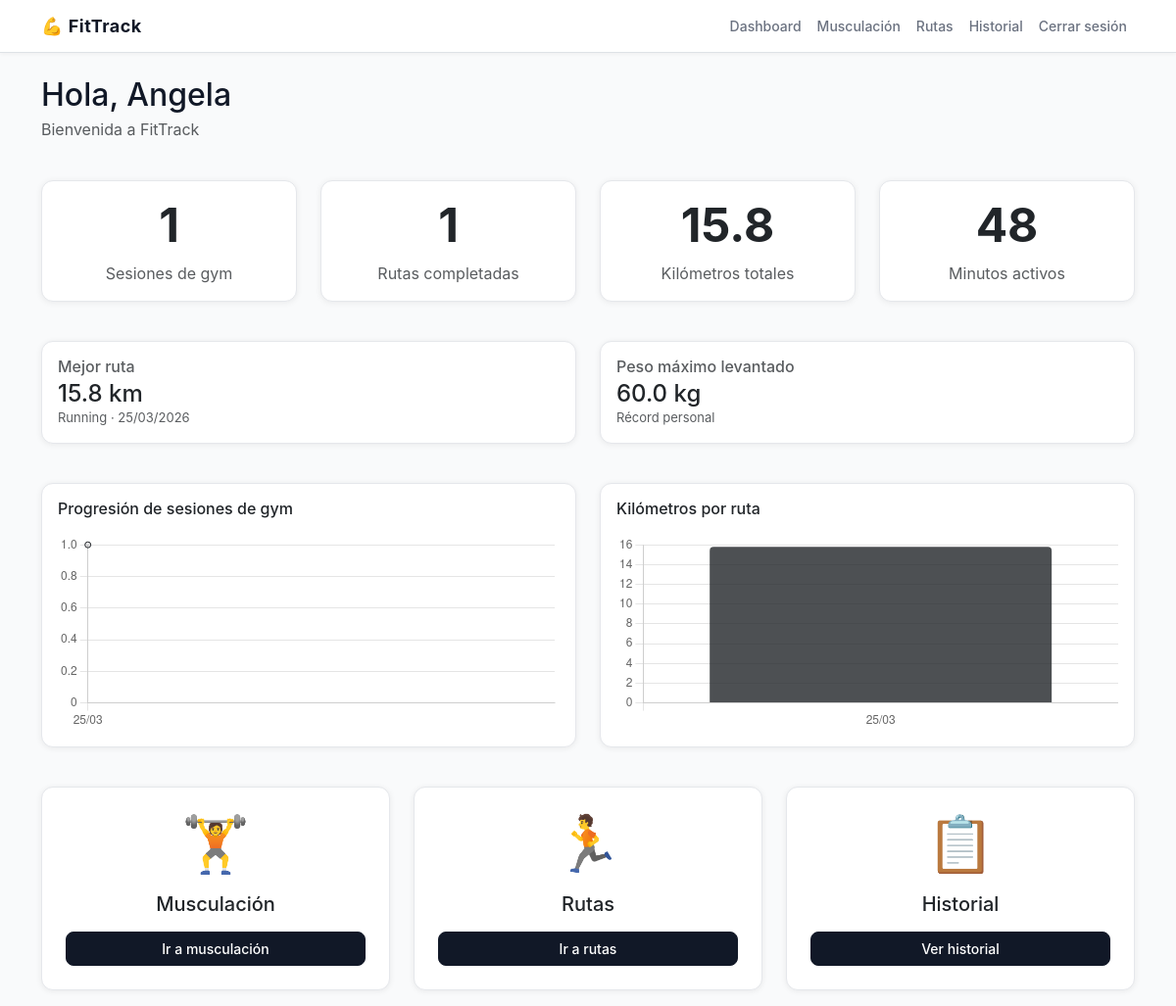
Page /dashboard/ (signed in) on the earlier database version.
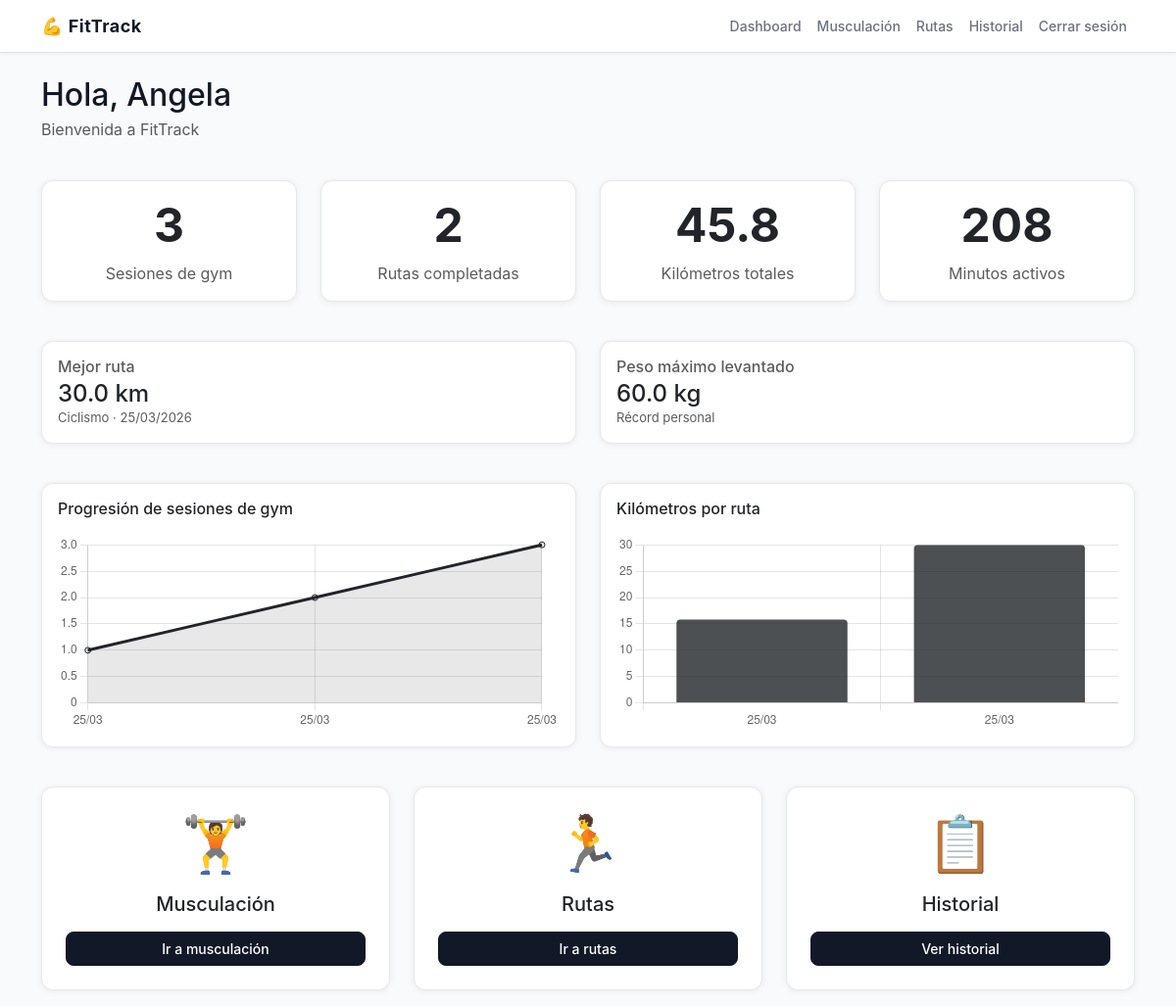
Same page on the later database version.
### app/models.py (models this page shows)
class Ruta(db.Model):
    __tablename__ = 'rutas'
    id = db.Column(db.Integer, primary_key=True)
    usuario_id = db.Column(db.Integer, db.ForeignKey('usuarios.id'), nullable=False)
    fecha = db.Column(db.DateTime, default=datetime.utcnow)
    tipo = db.Column(db.String(20), nullable=False)
    distancia_km = db.Column(db.Float, nullable=False)
    duracion_min = db.Column(db.Integer, nullable=False)
    notas = db.Column(db.Text)

### app/blueprints/dashboard.py (the view)
@dashboard_bp.route('/')
@login_required
def index():
    sesiones = SesionMusculacion.query.filter_by(
        usuario_id=current_user.id
    ).order_by(SesionMusculacion.fecha.asc()).all()
    rutas = Ruta.query.filter_by(
        usuario_id=current_user.id
    ).order_by(Ruta.fecha.asc()).all()
    sesiones_fechas = [s.fecha.strftime('%d/%m') for s in sesiones]
    sesiones_count = list(range(1, len(sesiones) + 1))
    rutas_fechas = [r.fecha.strftime('%d/%m') for r in rutas]
    rutas_distancias = [r.distancia_km for r in rutas]
    total_sesiones = len(sesiones)
    total_rutas = len(rutas)
    total_km = round(sum(r.distancia_km for r in rutas), 1)
    total_minutos = sum(r.duracion_min for r in rutas)
    mejor_ruta = max(rutas, key=lambda r: r.distancia_km) if rutas else None
    ejercicios = Ejercicio.query.join(SesionMusculacion).filter(
        SesionMusculacion.usuario_id == current_user.id
    ).all()
    peso_maximo = max((e.peso for e in ejercicios if e.peso), default=0)
    return render_template('dashboard.html',
        sesiones_fechas=sesiones_fechas,
        sesiones_count=sesiones_count,
        rutas_fechas=rutas_fechas,
        rutas_distancias=rutas_distancias,
        total_sesiones=total_sesiones,
        total_rutas=total_rutas,
        total_km=total_km,
        total_minutos=total_minutos,
        mejor_ruta=mejor_ruta,
        peso_maximo=peso_maximo
    )

### app/models.py (called while the page is built)
@login_manager.user_loader
def load_user(user_id):
    return Usuario.query.get(int(user_id))

### app/templates/dashboard.html (shortened to what the changed rows need)
{% extends 'base.html' %}
{% block content %}
<div class="row mb-4">
    <div class="col-12">
        <h2 class="mb-1">Hola, {{ current_user.nombre }}</h2>
    </div>
</div>
<div class="row mb-4">
    <div class="col-md-3 mb-3">
        <div class="card p-3 text-center">
            <h1 class="display-5 fw-bold">{{ total_sesiones }}</h1>
            <p class="text-muted mb-0">Sesiones de gym</p>
        </div>
    </div>
    <div class="col-md-3 mb-3">
        <div class="card p-3 text-center">
            <h1 class="display-5 fw-bold">{{ total_rutas }}</h1>
            <p class="text-muted mb-0">Rutas completadas</p>
        </div>
    </div>
    <div class="col-md-3 mb-3">
        <div class="card p-3 text-center">
            <h1 class="display-5 fw-bold">{{ total_km }}</h1>
            <p class="text-muted mb-0">Kilómetros totales</p>
        </div>
    </div>
    <div class="col-md-3 mb-3">
        <div class="card p-3 text-center">
            <h1 class="display-5 fw-bold">{{ total_minutos }}</h1>
            <p class="text-muted mb-0">Minutos activos</p>
        </div>
    </div>
</div>
<div class="row mb-4">
    {% if mejor_ruta %}
    <div class="col-md-6 mb-3">
        <div class="card p-3">
            <h6 class="text-muted mb-1">Mejor ruta</h6>
            <h4 class="mb-0">{{ mejor_ruta.distancia_km }} km</h4>
            <p class="text-muted mb-0" style="font-size:13px">
                {{ mejor_ruta.tipo | capitalize }} · {{ mejor_ruta.fecha.strftime('%d/%m/%Y') }}
            </p>
        </div>
    </div>
    {% endif %}
</div>
<div class="row mb-4">
    <div class="col-md-6 mb-3">
        <div class="card p-3">
            <h6 class="mb-3">Progresión de sesiones de gym</h6>
            <canvas id="grafica-sesiones" height="200"></canvas>
        </div>
    </div>
    <div class="col-md-6 mb-3">
        <div class="card p-3">
            <h6 class="mb-3">Kilómetros por ruta</h6>
            <canvas id="grafica-rutas" height="200"></canvas>
        </div>
    </div>
</div>
<div class="row">
    <div class="col-md-4 mb-3">
        <div class="card text-center p-4">
            <h1 class="display-4">🏋️</h1>
        </div>
    </div>
    <div class="col-md-4 mb-3">
        <div class="card text-center p-4">
            <h1 class="display-4">🏃</h1>
        </div>
    </div>
    <div class="col-md-4 mb-3">
        <div class="card text-center p-4">
            <h1 class="display-4">📋</h1>
        </div>
    </div>
</div>
<script>
    const sesionesLabels = {{ sesiones_fechas | tojson }};
    const sesionesData = {{ sesiones_count | tojson }};
    const rutasLabels = {{ rutas_fechas | tojson }};
    const rutasData = {{ rutas_distancias | tojson }};
    new Chart(document.getElementById('grafica-sesiones'), {
        type: 'line',
        data: {
            labels: sesionesLabels,
            datasets: [{
                label: 'Sesiones acumuladas',
                data: sesionesData,
                borderColor: '#212529',
                backgroundColor: 'rgba(33,37,41,0.1)',
                fill: true,
                tension: 0.4
            }]
        },
        options: {
            responsive: true,
            plugins: { legend: { display: false } },
            scales: { y: { beginAtZero: true } }
        }
    });
    new Chart(document.getElementById('grafica-rutas'), {
        type: 'bar',
        data: {
            labels: rutasLabels,
            datasets: [{
                label: 'Kilómetros',
                data: rutasData,
                backgroundColor: 'rgba(33,37,41,0.8)',
                borderRadius: 4
            }]
        },
        options: {
            responsive: true,
            plugins: { legend: { display: false } },
            scales: { y: { beginAtZero: true } }
        }
    });
</script>
{% endblock %}

Differences in the rows shown:
no longer on this page (row unchanged): Ruta: distancia_km "15.8", tipo "Running", fecha "25/03/2026"
added Ruta: distancia_km "30.0", tipo "Ciclismo", fecha "25/03/2026"
Other differences:
{{ total_sesiones }}: "1" → "3"
{{ total_rutas }}: "1" → "2"
{{ total_km }}: "15.8" → "45.8"
{{ total_minutos }}: "48" → "208"
chart data {{ sesiones_fechas | tojson }}: ["25/03"] → ["25/03", "25/03", "25/03"]
chart data {{ sesiones_count | tojson }}: [1] → [1, 2, 3]
chart data {{ rutas_fechas | tojson }}: ["25/03"] → ["25/03", "25/03"]
chart data {{ rutas_distancias | tojson }}: [15.8] → [15.8, 30.0]
